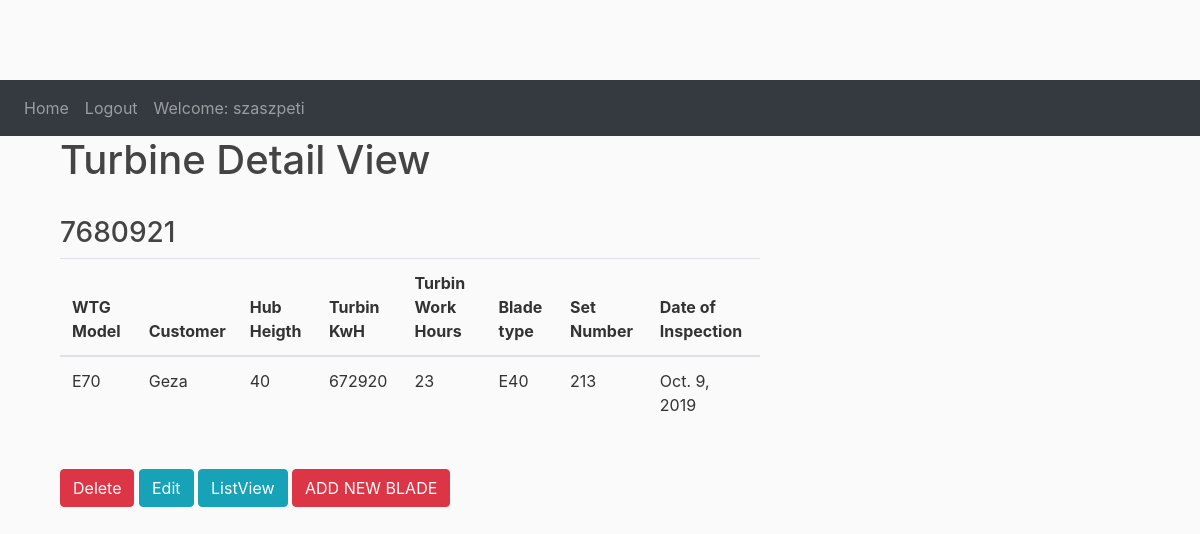
Before: /bladework/detail/1/ (signed in) with the older database file.
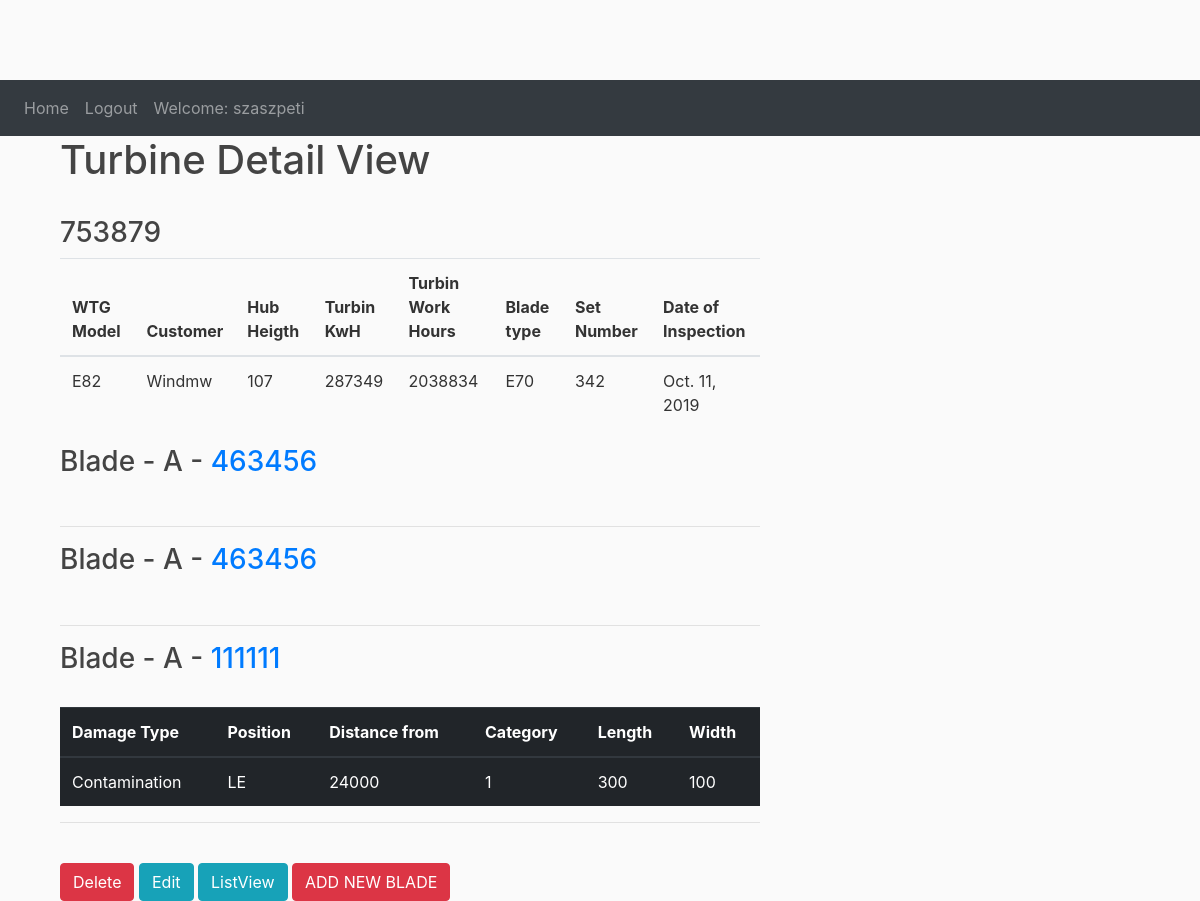
After: the same page with the newer database file.
### bladework/models.py (models this page shows, shortened)
class Turbine(models.Model):
    wtg_number = models.CharField(max_length=120)
    windfarm = models.CharField(max_length=120, blank=True)
    wtg_manufacturer = models.CharField(max_length=120, blank=True)
    wtg_model = models.CharField(max_length=120)
    customer = models.CharField(max_length=120, blank=True)
    hub_heigth = models.CharField(max_length=10, blank=True)
    blade_type = models.CharField(max_length=10, blank=True)
    blade_length = models.CharField(max_length=10, blank=True)
    set_number = models.CharField(max_length=12, blank=True)
    kwh = models.CharField(max_length=10, blank=True)
    turbine_work_hours = models.CharField(max_length=10, blank=True)
    inspection_period = models.DateField(auto_now_add=True, blank=True)
    def get_delete_url(self):
        return reverse("bladework:turbine_delete", kwargs={"pk": self.id})

class Blade(models.Model):
    turbine = models.ForeignKey(Turbine, max_length=12, on_delete=models.CASCADE)
    A = "A"
    B = "B"
    C = "C"
    BLADE = [(A, 'A'),
             (B, 'B'),
             (C, 'C')]
    blade = models.CharField(max_length=1, choices=BLADE)
    blade_number = models.CharField(max_length=12, blank=True)
    inspection_time = models.DateField(auto_now_add=True, blank=True)
    def get_absolut_url(self):
        return reverse("bladework:blade_detail", kwargs={"pk": self.id})

class Damage(models.Model):
    blade = models.ForeignKey(Blade, on_delete=models.CASCADE)
    damage_type = models.CharField(max_length=200)
    PREASURESIDE = 'PS'
    SECTIONSIDE = 'SS'
    LEADINGEDGE = 'LE'
    TRAILINGEDGE = 'TE'
    POSITION_ON_BLADE = [(PREASURESIDE, 'PS - Preasure Side'),
                         (SECTIONSIDE, 'SS - Section Side'),
                         (LEADINGEDGE, 'LE - Leading Edge'),
                         (TRAILINGEDGE, 'TE - Trailing Edge')]
    position = models.CharField(max_length=2,
                                choices=POSITION_ON_BLADE,
                                default=LEADINGEDGE,
                                )
    distance_from = models.CharField(max_length=10, null=True)
    damage_type = models.CharField(max_length=60, blank=True)
    ONE = '1'
    TWO = '2'
    THREE = '3'
    FOUR = '4'
    CATEGORY_LEVEL = [(ONE, '1'),
                      (TWO, '2'),
                      (THREE, '3'),
                      (FOUR, '4')]
    category = models.CharField(max_length=1,
                                choices=CATEGORY_LEVEL,
                                default=ONE)
    length = models.CharField(max_length=10)
    width = models.CharField(max_length=10, blank=True)

### bladework/views.py (the view)
# urls.py: path('detail/<int:pk>/', TurbineDetailView.as_view(), name='turbine_detail'),
class TurbineDetailView(LoginRequiredMixin, DetailView):
    model = Turbine
    template_name = "turbine_detail.html"

### bladework/templates/turbine_detail.html
{% extends 'base.html' %}
{% block content %}
<div class="container">
  <h1>Turbine Detail View</h1> <br>
    <h3>{{turbine.wtg_number}}</h3>
    <table class="table">
    <thead>
      <tr>
        <th>WTG Model</th>
           <th>Customer</th>
        <th>Hub Heigth</th>
           <th>Turbin KwH</th>
          <th>Turbin Work Hours</th>
           <th>Blade type</th>
          <th>Set Number</th>
            <th>Date of Inspection</th>
      </tr>
    </thead>
    <tbody>
      <tr>
          <td>{{turbine.wtg_model}}</td>
           <td>{{turbine.customer}}</td>
           <td>{{turbine.hub_heigth}}</td>
           <td>{{turbine.kwh}}</td>
          <td>{{turbine.turbine_work_hours}}</td>
           <td>{{turbine.blade_type}}</td>
           <td>{{turbine.set_number}}</td>
          <td>{{turbine.inspection_period }}</td>
      </tr>
    </tbody>
  </table>
  </div>
<div class="container">
    {% for blade in turbine.blade_set.all %}
    <h3>Blade - {{blade.blade}} - <a href="{{blade.get_absolut_url}}">{{blade.blade_number}}</a> </h3>
    <br>
{% for damage in blade.damage_set.all %}
    <table class="table table-dark">
    <thead>
      <tr>
        <th>Damage Type</th>
           <th>Position</th>
        <th>Distance from</th>
           <th>Category</th>
          <th>Length</th>
           <th>Width</th>
      </tr>
    </thead>
    <tbody>
      <tr>
          <td>{{damage.damage_type}}</td>
           <td>{{damage.position}}</td>
           <td>{{damage.distance_from}}</td>
           <td>{{damage.category}}</td>
          <td>{{damage.length}}</td>
           <td>{{damage.width}}</td>
      </tr>
    </tbody>
        {% endfor %}
  </table>
<hr>
    {% endfor %}
    <br>
    <a class="btn btn-danger" href="{{turbine.get_delete_url}}">Delete</a>
    <a class="btn btn-info" href="{% url 'bladework:turbine_edit' pk=object.pk%}">Edit</a>
    <a class="btn btn-info" href="{% url 'bladework:turbine_list_view'%}">ListView</a>
    <a class="btn btn-danger" href="{% url 'bladework:blade_create'%}">ADD NEW BLADE</a>
</div>
{% endblock %}

Changed rows visible on the page:
changed Turbine: wtg_number "7680921" → "753879"; wtg_model "E70" → "E82"; customer "Geza" → "Windmw"; hub_heigth "40" → "107"; kwh "672920" → "287349"; turbine_work_hours "23" → "2038834"; blade_type "E40" → "E70"; set_number "213" → "342"; inspection_period "Oct. 9, 2019" → "Oct. 11, 2019"
added Blade: blade "A", blade_number "463456"
added Blade: blade "A", blade_number "463456"
added Blade: blade "A", blade_number "111111"
now on this page (row edited): Damage: damage_type "Contamination", position "LE", distance_from "24000", category "1", length "300", width "100"
